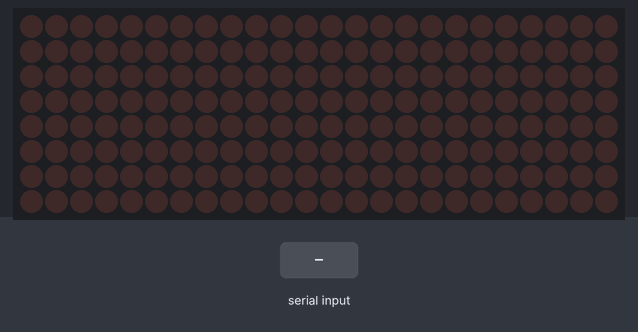
The sketch below on a simulated Arduino Uno, built with avr-gcc and run on an emulated ATmega328P. On the bench: 24×8 LED matrix. The inputs (shaded band) are chosen by the test bench.

Above: at 1.2 s.
1.3 s: "1" received over Serial
At 1.48 s:
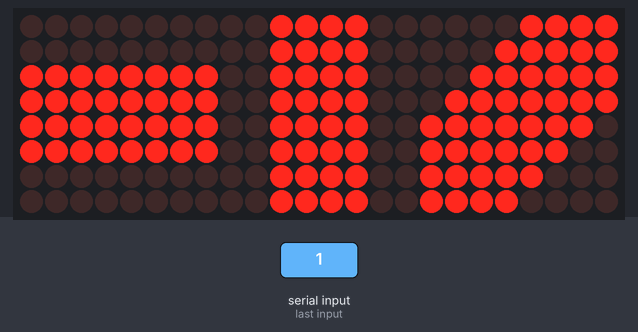
At 2.12 s:
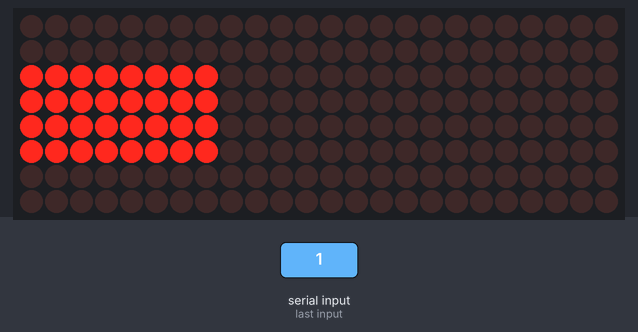
4.3 s: "0" received over Serial
5.8 s: "1" received over Serial
At 5.98 s:
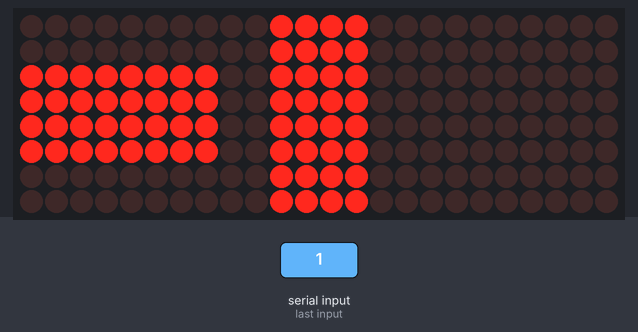
8.8 s: "2" received over Serial
Timing chart, 0 to 11.3 s (numbered marks = the images above; inputs shaded):
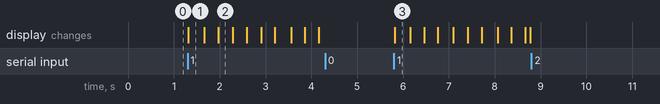

Measured:
- after the input at 1.3 s, the display: changes at once (image 1)
- after the input at 4.3 s, every drawn part: stays the same
- after the input at 5.8 s, the display: changes at once (image 3)
- after the input at 8.8 s, every drawn part: stays the same

The sketch:

MultiTasking_SSVEP_BCI2.ino
```cpp
#include <LedControl.h>

byte max_units = 3;

int DIN = 12;
int CLK = 11;
int CS = 10;

LedControl lc=LedControl(DIN,CLK,CS,max_units); // Pins: DIN, CLK, CS, # of Display connected

// Generally, you should use "unsigned long" for variables that hold time
// The value will quickly become too large for an int to store
unsigned long previousMillis1 = 0;        // will store last time LED was updated
unsigned long previousMillis2 = 0;        // will store last time LED was updated
unsigned long previousMillis3 = 0;        // will store last time LED was updated

void set_unit(byte number_of_unit){
   /* Wake up displays */
     lc.shutdown(number_of_unit-1,false);//The MAX72XX is in power-saving mode on startup
  /* Set the brightness to a medium values */
  lc.setIntensity(number_of_unit-1,5);
  /* and clear the display */
  lc.clearDisplay(number_of_unit-1);

   }

void setup() {
  // put your setup code here, to run once:

   for(byte i=1;i<max_units+1;i++)
{
  set_unit(i);
  }

  // start serial port at 9600 bps:
  Serial.begin(9600);

  while (!Serial) {
    ; // wait for serial port to connect. Needed for native USB port only
  }
}

byte FirstDisplay[8] = {0x00,0x00,0xFF,0xFF,0xFF,0xFF,0x00,0x00};
byte SecondDisplay[8] = {0x3C,0x3C,0x3C,0x3C,0x3C,0x3C,0x3C,0x3C};
byte ThirdDisplay[8] = {0x0F,0x1F,0x3F,0x7F,0xFE,0xFC,0xF8,0xF0};
byte NoDisplay[8] = {0x00,0x00,0x00,0x00,0x00,0x00,0x00,0x00};

int FirstFreq = 8; // 651 cycles of 192
int SecondFreq = 10; //521 cycles of 192
int ThirdFreq = 13; // 401 cycles of 192

// constants won't change :
const long Firstinterval = 63;           // interval at which permanent LEDS to blink really fast(milliseconds)
const long Secondinterval = 50;     // interval at which the blinking LEDS will blink (milliseconds)
const long Thirdinterval = 39;     // interval at which the blinking LEDS will blink (milliseconds)

int MatrixOneState = LOW;
int MatrixTwoState = LOW;
int MatrixThreeState = LOW;

// the least common multiple is 520,

char val;

int FeedbackState = false;

void loop() {
  // put your main code here, to run repeatedly:
if (Serial.available() > 0)
{
  val = Serial.read();
  }

  if(val == '1')

{
unsigned long currentMillis1 = millis();
unsigned long currentMillis2 = millis();
unsigned long currentMillis3 = millis();

FeedbackState = true;

/*For the first Matrix LED max7219*/
if (currentMillis1 - previousMillis1 >= Firstinterval) {
  // save the last time you blinked the LED
  previousMillis1 = currentMillis1;
  if(MatrixOneState == LOW)
  {
    printFirstDisplay();
    MatrixOneState = HIGH;
    }
    else
    {
      ShutDownFirstDisplay();
      MatrixOneState = LOW;
      }
}

/*For the second Matrix LED max7219*/
if (currentMillis2 - previousMillis2 >= Secondinterval) {
  // save the last time you blinked the LED
  previousMillis2 = currentMillis2;
  if(MatrixTwoState == LOW)
  {
    printSecondDisplay();
    MatrixTwoState = HIGH;
    }
    else
    {
      ShutDownSecondDisplay();
      MatrixTwoState = LOW;
      }
}

/*For the third Matrix LED max7219*/
if (currentMillis3 - previousMillis3 >= Thirdinterval) {
  // save the last time you blinked the LED
  previousMillis3 = currentMillis3;
  if(MatrixThreeState == LOW)
  {
    printThirdDisplay();
    MatrixThreeState = HIGH;
    }
    else
    {
      ShutDownThirdDisplay();
      MatrixThreeState = LOW;
      }
}
}

if(val == '0')
{
  if(FeedbackState == true)
  {
  ShutDownFirstDisplay();
  ShutDownSecondDisplay();
  ShutDownThirdDisplay();
  FeedbackState = false;
  }
  delay(5);// wait for 5ms
  }

}

/*For the first Matrix LED max7219*/
void printFirstDisplay()

{
  printByte(FirstDisplay, 0);
  }

void ShutDownFirstDisplay()

{
  printByte(NoDisplay, 0);
  }

/*For the second Matrix LED max7219*/
void printSecondDisplay()

{
  printByte(SecondDisplay, 1);
  }

void ShutDownSecondDisplay()

{
  printByte(NoDisplay, 1);
  }

/*For the Third Matrix LED max7219*/
void printThirdDisplay()

{
  printByte(ThirdDisplay, 2);
  }

void ShutDownThirdDisplay()

{
  printByte(NoDisplay, 2);
  }

/*Lighting individual LED for LED max7219*/
void printByte(byte character [],byte number_of_unit)
{
  int i = 0;
  for(i=0;i<8;i++)
  {
    lc.setRow(number_of_unit,i,character[i]);
  }
}
```
